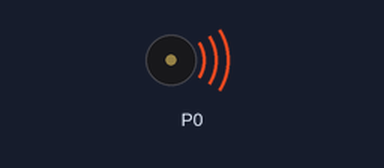
Bench run of a program on a simulated BBC micro:bit (MakeCode). Shown: buzzer (waves = sounding). At 16.6 s the program stops and its outputs stay as they are.

Above: at 10.6 s.
At 16.6 s:
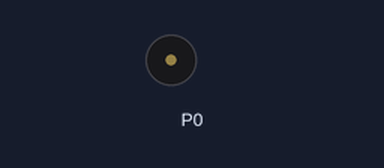
Timing chart, 0 to 18.1 s (numbered marks = the images above):
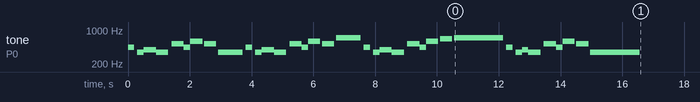

The program:

main.ts
```typescript
music.setTempo(151)
music.playTone(440, music.beat(BeatFraction.Half))
basic.pause(100)
music.playTone(349, music.beat(BeatFraction.Half))
music.playTone(392, music.beat(BeatFraction.Whole))
music.playTone(349, music.beat(BeatFraction.Whole))
basic.pause(100)
music.playTone(523, music.beat(BeatFraction.Whole))
music.playTone(440, music.beat(BeatFraction.Half))
music.playTone(587, music.beat(BeatFraction.Whole))
basic.pause(50)
music.playTone(523, music.beat(BeatFraction.Whole))
basic.pause(50)
music.playTone(349, music.beat(BeatFraction.Double))
basic.pause(100)
music.playTone(440, music.beat(BeatFraction.Half))
basic.pause(100)
music.playTone(349, music.beat(BeatFraction.Half))
music.playTone(392, music.beat(BeatFraction.Whole))
music.playTone(349, music.beat(BeatFraction.Whole))
basic.pause(100)
music.playTone(523, music.beat(BeatFraction.Whole))
music.playTone(440, music.beat(BeatFraction.Half))
music.playTone(587, music.beat(BeatFraction.Whole))
basic.pause(50)
music.playTone(523, music.beat(BeatFraction.Whole))
basic.pause(50)
music.playTone(698, music.beat(BeatFraction.Double))
basic.pause(100)
music.playTone(440, music.beat(BeatFraction.Half))
basic.pause(100)
music.playTone(349, music.beat(BeatFraction.Half))
music.playTone(392, music.beat(BeatFraction.Whole))
music.playTone(349, music.beat(BeatFraction.Whole))
basic.pause(100)
music.playTone(523, music.beat(BeatFraction.Whole))
music.playTone(440, music.beat(BeatFraction.Half))
music.playTone(587, music.beat(BeatFraction.Whole))
basic.pause(50)
music.playTone(659, music.beat(BeatFraction.Whole))
basic.pause(50)
music.playTone(698, music.beat(BeatFraction.Breve))
basic.pause(100)
music.playTone(440, music.beat(BeatFraction.Half))
basic.pause(100)
music.playTone(349, music.beat(BeatFraction.Half))
music.playTone(392, music.beat(BeatFraction.Half))
music.playTone(349, music.beat(BeatFraction.Whole))
basic.pause(100)
music.playTone(523, music.beat(BeatFraction.Whole))
music.playTone(440, music.beat(BeatFraction.Half))
music.playTone(587, music.beat(BeatFraction.Whole))
basic.pause(50)
music.playTone(523, music.beat(BeatFraction.Whole))
basic.pause(50)
music.playTone(349, music.beat(BeatFraction.Breve))
```

test.ts
```typescript
// 테스트는 여기로 이동합니다; 이 패키지가 확장으로 사용될 때 컴파일되지 않을 것 입니다.
```
